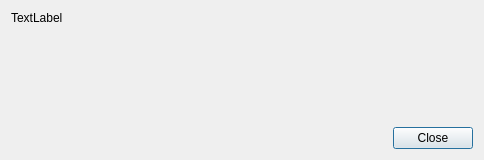
<?xml version="1.0" encoding="UTF-8"?>
<ui version="4.0">
 <class>ErrorDialog</class>
 <widget class="QDialog" name="ErrorDialog">
  <property name="geometry">
   <rect>
    <x>0</x>
    <y>0</y>
    <width>484</width>
    <height>160</height>
   </rect>
  </property>
  <property name="windowTitle">
   <string>Error</string>
  </property>
  <property name="modal">
   <bool>true</bool>
  </property>
  <layout class="QVBoxLayout" name="verticalLayout">
   <item>
    <widget class="QLabel" name="label">
     <property name="text">
      <string>TextLabel</string>
     </property>
     <property name="textFormat">
      <enum>Qt::RichText</enum>
     </property>
     <property name="alignment">
      <set>Qt::AlignLeading|Qt::AlignLeft|Qt::AlignTop</set>
     </property>
    </widget>
   </item>
   <item>
    <widget class="QDialogButtonBox" name="buttonBox">
     <property name="orientation">
      <enum>Qt::Horizontal</enum>
     </property>
     <property name="standardButtons">
      <set>QDialogButtonBox::Close</set>
     </property>
    </widget>
   </item>
  </layout>
 </widget>
 <resources/>
 <connections>
  <connection>
   <sender>buttonBox</sender>
   <signal>accepted()</signal>
   <receiver>ErrorDialog</receiver>
   <slot>accept()</slot>
   <hints>
    <hint type="sourcelabel">
     <x>248</x>
     <y>254</y>
    </hint>
    <hint type="destinationlabel">
     <x>157</x>
     <y>274</y>
    </hint>
   </hints>
  </connection>
  <connection>
   <sender>buttonBox</sender>
   <signal>rejected()</signal>
   <receiver>ErrorDialog</receiver>
   <slot>reject()</slot>
   <hints>
    <hint type="sourcelabel">
     <x>316</x>
     <y>260</y>
    </hint>
    <hint type="destinationlabel">
     <x>286</x>
     <y>274</y>
    </hint>
   </hints>
  </connection>
 </connections>
</ui>
